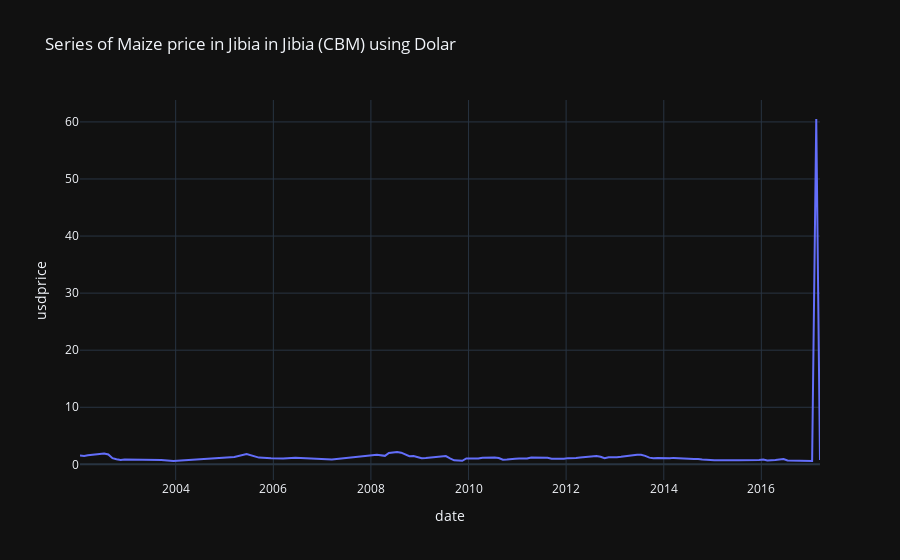

The code cell stored with this chart in its notebook:
### Code cell
px.line(dataframe_plot, x='date', y='usdprice', title='Series of Maize price in Jibia in Jibia (CBM) using Dolar')
